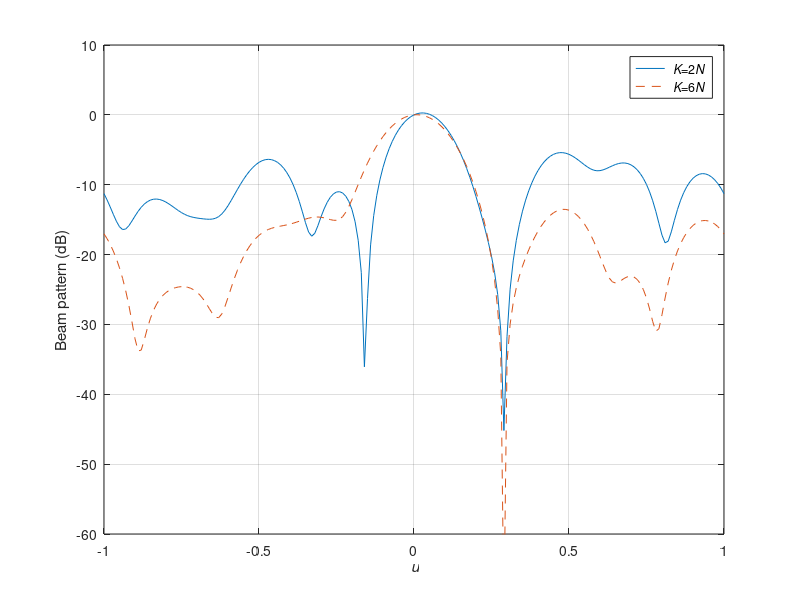

Reproduce this figure in MATLAB.
%%%%%%%%%%%%%%%%%%%%%%%%%%%%%%%%
% Figure 7.12
% K. Bell 1/30/04
%%%%%%%%%%%%%%%%%%%%%%%%%%%%%%%%
clear all
close all

N=10;
amf=[-(N-1)/2:(N-1)/2]';

us=0;
Vs=exp(j*pi*amf*us);
SNR=10^(20/10);
ui=0.29;
Vi=exp(j*pi*amf*ui);
INR=10^(30/10);

K=([2 6])*N;

% Dolph-Chebychev weights
R = 10^(30/20);
x0 = cosh(acosh(R)/(N-1));
z = exp(j*2*acos(cos((2*[1:1:N-1]-1)*pi/(2*(N-1)))/x0));
wt = poly(z).';
Wdq = wt/sum(wt);

C=Vs;
f=1;
Pct=eye(N)-C*inv(C'*C)*C';
Wqui=Pct*Wdq + C*inv(C'*C)*f;

u=[-1:0.01:1];
nu = length(u);
V=exp(j*amf*pi*u);

for n=1:length(K)
    Xs=Vs*sqrt(SNR/2)*(randn(1,K(n))+j*randn(1,K(n)));
    Xi=Vi*sqrt(INR/2)*(randn(1,K(n))+j*randn(1,K(n)));
    Xw=(randn(N,K(n))+j*randn(N,K(n)))/sqrt(2);
    
    Xn=Xi+Xw;  
    Xx=Xn+Xs;
    Rx=Xn*Xn'/K(n);
    W=inv(Rx)*Wqui;
    W=W/sum(W);
    bp(n,:)=10*log10(abs(W'*V).^2);
end

figure
plot(u,bp(1,:),'-')
hold on
plot(u,bp(2,:),'--')
axis([-1 1 -60 10])
hold off
legend('{\it K}=2{\itN}','{\it K}=6{\itN}')
xlabel('{\it u}')
ylabel('Beam pattern (dB)')
grid on
